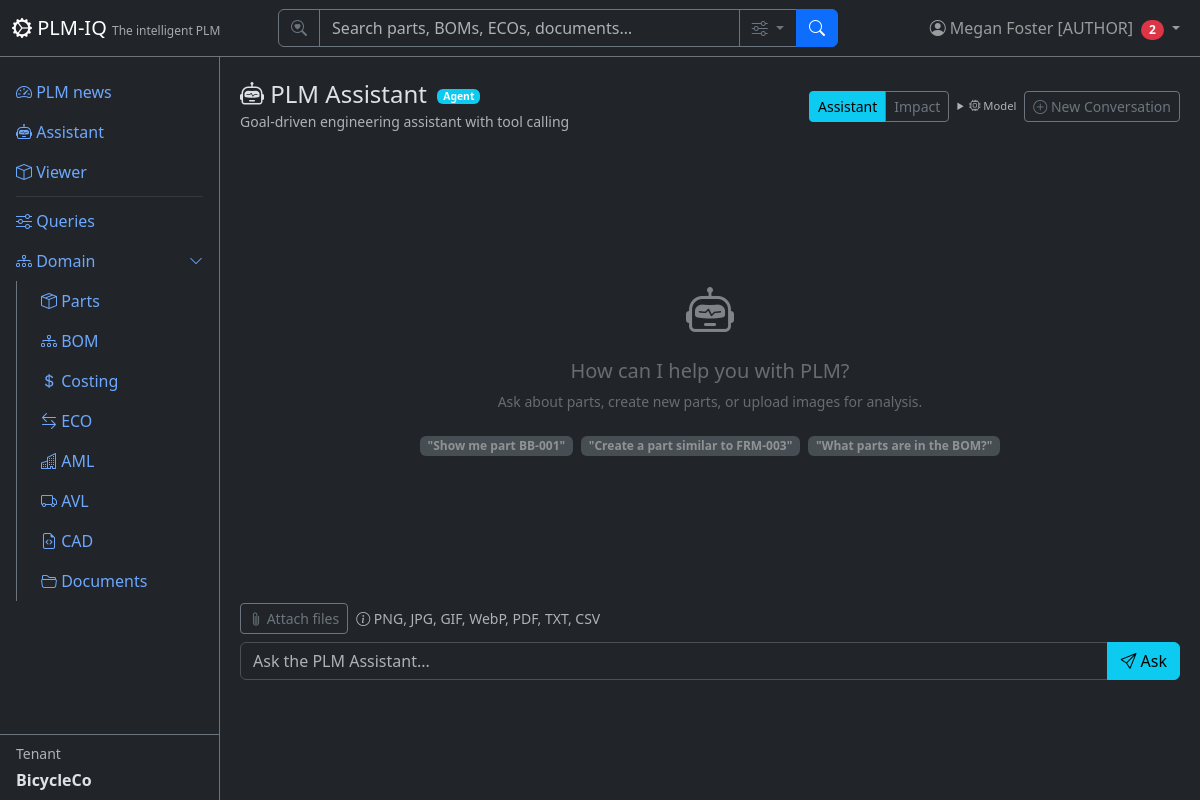
/assistant (signed in), run on the app's committed database.
### app/models/tenant_user.py (models this page shows)
class User(Base):
    __tablename__ = "users"
    user_id = Column("user_id", Integer, primary_key=True, autoincrement=True)
    username = Column("username", String, unique=True, nullable=True)
    full_name = Column("full_name", String, nullable=False)
    email = Column("email", String, unique=True, nullable=False)
    email_verified = Column("email_verified", Boolean, nullable=False, default=False)
    password_hash = Column("password_hash", String, nullable=False, default="")
    tenant_id = Column("tenant_id", Integer, ForeignKey("tenants.tenant_id"), nullable=False, default=1)
    tenant_key = Column("tenant_key", String, nullable=False)
    is_active = Column("is_active", Boolean, default=True)
    created_date = Column("created_date", String)
    role = Column("role", String, nullable=False, default="reader")
    node_id = Column("node_id", Integer, ForeignKey("plmiq_node.node_id"))
    node = relationship("GraphNode", foreign_keys=[node_id])
    tenant = relationship("Tenant", back_populates="users")
    favorites = relationship("Favorite", back_populates="user")

class Tenant(Base):
    __tablename__ = "tenants"
    tenant_id = Column("tenant_id", Integer, primary_key=True, autoincrement=True)
    tenant_name = Column("tenant_name", String, unique=True, nullable=False)
    tenant_key = Column("tenant_key", String, unique=True, nullable=False)
    tenant_secret = Column("tenant_secret", String, nullable=False, default="")
    subdomain = Column("subdomain", String, unique=True, nullable=True)
    description = Column("description", String)
    created_date = Column("created_date", String)
    role = Column("role", String, default="reader")
    is_active = Column("is_active", Boolean, default=True)
    git_username = Column("git_username", String, nullable=True)          # per-tenant Gitea user (owner of its repos)
    git_secret_enc = Column("git_secret_enc", String, nullable=True)      # Fernet-encrypted Gitea password/token
    git_cad_repo = Column("git_cad_repo", String, nullable=True)          # tenant's private CAD repo
    git_docs_repo = Column("git_docs_repo", String, nullable=True)        # tenant's private docs repo
    git_provisioned = Column("git_provisioned", Boolean, default=False)   # idempotent provisioning flag
    node_id = Column("node_id", Integer, ForeignKey("plmiq_node.node_id"))
    node = relationship("GraphNode", foreign_keys=[node_id])
    users = relationship("User", back_populates="tenant")
    parts = relationship("Part", back_populates="tenant")
    favorites = relationship("Favorite", back_populates="tenant")

### app/plmassistant/assistant_router.py (the view)
@router.get("", response_class=HTMLResponse)
def assistant_page(request: Request, db: Session = Depends(get_db)):
    user = require_user(request, db)
    ctx = auth_context(request, db)
    mode = _resolve_mode(request)
    cookie_name = _SESSION_COOKIES[mode]
    session_id, session_data = _get_or_create_session(
        request.cookies.get(cookie_name), mode=mode)
    messages = session_data["messages"]
    is_impact = mode == "impact"
    response = HTMLResponse(content=render(
        "assistant.html",
        messages=messages,
        **ctx,
        assistant_model=ASSISTANT_MODEL,
        mode=mode,
        is_impact=is_impact,
    ))
    response.set_cookie(key=cookie_name, value=session_id, max_age=3600, httponly=True)
    response.set_cookie(key=_MODE_COOKIE, value=mode, max_age=3600, httponly=True)
    return response

### app/plmassistant/templates/assistant.html (shortened to what this page needs)
{% extends "base.html" %}
{% block content %}
<div class="d-flex justify-content-between align-items-center mb-2">
    <div>
        <h4 class="mb-0">
            <i class="bi {{ 'bi-diagram-3' if is_impact else 'bi-robot' }}"></i>
            {{ 'PLM Impact Analysis' if is_impact else 'PLM Assistant' }}
            <span class="badge assistant-badge ms-1 {{ 'bg-warning text-dark' if is_impact else 'bg-info' }}">
                {{ 'Impact (read-only)' if is_impact else 'Agent' }}
            </span>
        </h4>
        <small class="text-muted">{{ 'Relationship & change-impact analysis over the PLM graph - read-only tools only' if is_impact
            else 'Goal-driven engineering assistant with tool calling' }}</small>
    </div>
    <div class="d-flex gap-2 align-items-center">
        <div class="btn-group btn-group-sm" role="group" aria-label="Agent mode">
            <a class="btn {{ 'btn-info' if not is_impact else 'btn-outline-secondary' }}"
               href="/assistant?mode=assistant">Assistant</a>
            <a class="btn {{ 'btn-warning' if is_impact else 'btn-outline-secondary' }}"
               href="/assistant?mode=impact">Impact</a>
        </div>
        <details class="small" style="cursor:pointer">
            <summary class="text-muted" style="font-size:0.7rem;">
                <i class="bi bi-cpu"></i> Model
            </summary>
        </details>
        <form method="POST" action="/assistant/new" style="display:inline">
            <button type="submit" class="btn btn-outline-secondary btn-sm">
                <i class="bi bi-plus-circle"></i> New Conversation
            </button>
        </form>
    </div>
</div>
{% if messages %}
<div class="chat-container" id="chatMessages">
    {% for msg in messages %}
    <div class="chat-message {{ msg.role }}-message">
        <div class="message-role-label">
            {% if msg.role == 'assistant' %}
            <i class="bi bi-robot"></i> Assistant
            {% else %}
            <i class="bi bi-person"></i> You
            {% endif %}
        </div>
        {% if msg.files and msg.files|length > 0 %}
        <div class="attached-files mb-1">
            {% for f in msg.files %}
            <span class="badge bg-secondary file-attachment-badge me-1">
                {% if f.type_hint == 'image' %}
                <i class="bi bi-file-image"></i>
                {% elif f.type_hint == 'pdf' %}
                <i class="bi bi-file-pdf"></i>
                {% elif f.type_hint == 'text' %}
                <i class="bi bi-file-text"></i>
                {% else %}
                <i class="bi bi-file"></i>
                {% endif %}
                {{ f.filename }}
                <small>({{ f.size_display }})</small>
            </span>
            {% endfor %}
        </div>
        {% endif %}
        <div class="message-bubble {{ msg.role }}-bubble">{{ msg.display_text or msg.content }}</div>
    </div>
    {% endfor %}
</div>
{% else %}
<div class="empty-chat">
    <i class="bi {{ 'bi-diagram-3' if is_impact else 'bi-robot' }}"></i>
    {% if is_impact %}
    <h5 class="text-muted">Analyze change impact across the PLM graph.</h5>
    <p class="text-muted small">Ask what a change would affect. This mode is read-only.</p>
    <div class="d-flex gap-2 mt-2">
        <span class="badge bg-secondary">"What is the impact of changing FRM-003?"</span>
        <span class="badge bg-secondary">"What depends on BIKE-001?"</span>
        <span class="badge bg-secondary">"Traverse ECO-001 downstream"</span>
    </div>
    {% else %}
    <h5 class="text-muted">How can I help you with PLM?</h5>
    <p class="text-muted small">Ask about parts, create new parts, or upload images for analysis.</p>
    <div class="d-flex gap-2 mt-2">
        <span class="badge bg-secondary">"Show me part BB-001"</span>
        <span class="badge bg-secondary">"Create a part similar to FRM-003"</span>
        <span class="badge bg-secondary">"What parts are in the BOM?"</span>
    </div>
    {% endif %}
</div>
{% endif %}
<form method="POST" action="/assistant" class="chat-input-form" enctype="multipart/form-data" id="assistantForm">
    <div class="d-flex gap-2 mb-2">
        <label class="btn btn-outline-secondary btn-sm" style="cursor:pointer;white-space:nowrap;">
            <i class="bi bi-paperclip"></i> Attach files
        </label>
        <div class="flex-grow-1 small text-muted align-self-center" id="fileNames">
            <i class="bi bi-info-circle"></i> PNG, JPG, GIF, WebP, PDF, TXT, CSV
        </div>
    </div>
    <div class="input-group">
        <input type="text" name="message" class="form-control" id="assistantMessageInput"
               placeholder="Ask the PLM Assistant..."
               autofocus maxlength="2000">
        <button type="submit" class="btn btn-info" id="assistantSubmitBtn">
            <i class="bi bi-send"></i> Ask
        </button>
    </div>
</form>
{% endblock %}

### app/templates/base.html (shortened to what this page needs)
<!DOCTYPE html>
<html lang="en" data-bs-theme="dark">
<head>
    <link href="https://cdn.jsdelivr.net/npm/bootstrap@5.3.3/dist/css/bootstrap.min.css" rel="stylesheet">
    <link href="https://cdn.jsdelivr.net/npm/bootstrap-icons@1.11.3/font/bootstrap-icons.css" rel="stylesheet">
</head>
<body>
    <nav class="navbar navbar-expand-md navbar-dark bg-dark fixed-top border-bottom border-secondary">
        <div class="container-fluid">
            <a class="navbar-brand" href="/">
                <i class="bi bi-gear-wide-connected"></i> PLM-IQ
                <small class="d-none d-md-inline">The intelligent PLM</small>
            </a>
            <div class="collapse navbar-collapse" id="navMenu">
                {% if current_user %}
                <form class="d-flex mx-auto my-2 my-md-0" role="search" action="/search" method="get" style="width: 100%; max-width: 560px;">
                    <div class="input-group">
                        <span class="input-group-text bg-dark border-secondary text-secondary"><i class="bi bi-search-heart"></i></span>
                        <input type="search" name="q" class="form-control bg-dark text-light border-secondary" placeholder="Search parts, BOMs, ECOs, documents…" aria-label="Search">
                        <button class="btn btn-outline-secondary dropdown-toggle" type="button" data-bs-toggle="dropdown" data-bs-auto-close="outside" title="Search options">
                            <i class="bi bi-sliders"></i>
                        </button>
                        <button class="btn btn-primary" type="submit"><i class="bi bi-search"></i></button>
                    </div>
                </form>
                {% endif %}
                <ul class="navbar-nav ms-auto align-items-center">
                    {% if current_user %}
                    <li class="nav-item dropdown">
                        <a class="nav-link dropdown-toggle position-relative" href="#" role="button" data-bs-toggle="dropdown" aria-label="Profile Menu" title="Profile Menu">
                            <i class="bi bi-person-circle"></i>
                            <span class="d-none d-md-inline">{{ current_user.full_name }} [{{ current_user.role|upper if current_user.role else 'SUPERUSER' }}]</span>
                            {% if unread_count|default(0) > 0 %}<span class="badge bg-danger rounded-pill ms-1">{{ unread_count }}</span>{% endif %}
                        </a>
                    </li>
                    {% else %}
                    <li class="nav-item">
                        <a class="nav-link" href="/login"><i class="bi bi-box-arrow-in-right"></i> Sign In</a>
                    </li>
                    {% endif %}
                </ul>
            </div>
        </div>
    </nav>
    <div class="sidebar bg-dark border-end border-secondary pt-3">
        <ul class="nav nav-pills flex-column flex-grow-1 overflow-auto">
            <li class="nav-item">
                <a class="nav-link" href="/"><i class="bi bi-speedometer2"></i> PLM news</a>
            </li>
            <li class="nav-item">
                <a class="nav-link" href="/assistant"><i class="bi bi-robot"></i> Assistant</a>
            </li>
            <li class="nav-item">
                <a class="nav-link" href="/apsviewer"><i class="bi bi-box"></i> Viewer</a>
            </li>
            <li class="nav-item">
                <hr class="nav-divider my-1 mx-3 border-secondary">
            </li>
            <li class="nav-item">
                <a class="nav-link" href="/queries"><i class="bi bi-sliders"></i> Queries</a>
            </li>
            <li class="nav-item">
                <a class="nav-link d-flex justify-content-between align-items-center" data-bs-toggle="collapse" href="#domainSubmenu" role="button" aria-expanded="true">
                    <span><i class="bi bi-diagram-3"></i> Domain</span>
                    <i class="bi bi-chevron-down small"></i>
                </a>
                <div class="collapse show" id="domainSubmenu">
                    <ul class="nav nav-pills flex-column ms-3 border-start border-secondary ps-2">
                        <li class="nav-item">
                            <a class="nav-link" href="/parts"><i class="bi bi-box-seam"></i> Parts</a>
                        </li>
                        <li class="nav-item">
                            <a class="nav-link" href="/bom"><i class="bi bi-diagram-3"></i> BOM</a>
                        </li>
                        <li class="nav-item">
                            <a class="nav-link" href="/costing"><i class="bi bi-currency-dollar"></i> Costing</a>
                        </li>
                        <li class="nav-item">
                            <a class="nav-link" href="/eco"><i class="bi bi-arrow-left-right"></i> ECO</a>
                        </li>
                        <li class="nav-item">
                            <a class="nav-link" href="/aml"><i class="bi bi-buildings"></i> AML</a>
                        </li>
                        <li class="nav-item">
                            <a class="nav-link" href="/avl"><i class="bi bi-truck"></i> AVL</a>
                        </li>
                        <li class="nav-item">
                            <a class="nav-link" href="/cad"><i class="bi bi-file-earmark-code"></i> CAD</a>
                        </li>
                        <li class="nav-item">
                            <a class="nav-link" href="/documents"><i class="bi bi-folder2-open"></i> Documents</a>
                        </li>
                    </ul>
                </div>
            </li>
        </ul>
        {% if current_tenant %}
        <div class="px-3 py-2 border-top border-secondary mt-auto">
            <div class="small text-muted mb-1">Tenant</div>
            <div class="fw-bold">{{ current_tenant.tenant_name }}</div>
        </div>
        {% endif %}
    </div>
    <div class="main-content">
        {% block content %}{% endblock %}
    </div>
</body>
</html>

### app/templates/base.html (style rules this page uses)
body { padding-top: 60px; }
.sidebar { position: fixed; top: 56px; bottom: 0; left: 0; width: 220px; overflow-y: auto; display: flex; flex-direction: column; }
.main-content { margin-left: 220px; padding: 20px; }
.navbar-brand small { font-size: 0.75rem; opacity: 0.6; }

### app/plmassistant/templates/assistant.html (style rules this page uses)
.chat-input-form { position: sticky; bottom: 0; background: var(--bs-body-bg); padding-top: 12px; padding-bottom: 4px; }
.empty-chat { display: flex; flex-direction: column; align-items: center; justify-content: center; height: calc(100vh - 350px); opacity: 0.5; text-align: center; }
.empty-chat i { font-size: 3rem; margin-bottom: 12px; }
.assistant-badge { font-size: 0.65rem; vertical-align: middle; padding: 2px 6px; }

### data on the page
User: full_name "Megan Foster", role "AUTHOR"
Tenant: tenant_name "BicycleCo"

### other printed values
{{ unread_count }} "2"
{{ 'PLM Impact Analysis' if is_impact else 'PLM Assistant' }} "PLM Assistant"
{{ 'Impact (read-only)' if is_impact else 'Agent' }} "Agent"
